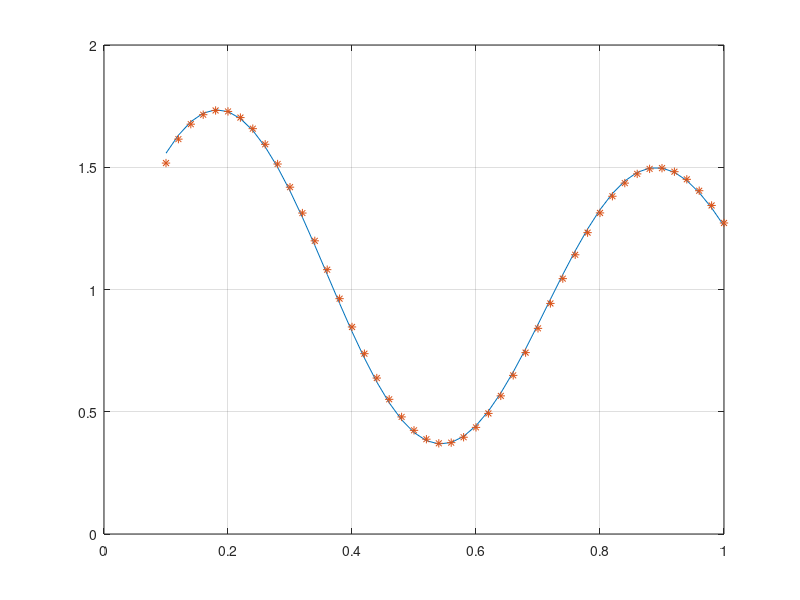

This chart was generated by the following MATLAB code:
clear all;
clc;
%2 lab.
x=0.1:1/50:1;
d=(1+0.6*sin(2*pi*x/0.7))+0.3*sin(2*pi*x)/2;
plot (x,d); grid on;
hold on;

%1 sluoksnis
w11=randn(1);
w21=randn(1);
w31=randn(1);
w41=randn(1);
w51=randn(1);

%2 sluoksnis
w12=randn(1);
w22=randn(1);
w32=randn(1);
w42=randn(1);
w52=randn(1);


b=randn(1);
b1=randn(1);
b2=randn(1);
b3=randn(1);
b4=randn(1);
b5=randn(1);

y=zeros(1,46);

e_all =8000;
while e_all~=0
for index=1:46
%isejimai
v11=w11*x(index)+b1;
y11=1/(1+exp(-v11));

v21=w21*x(index)+b2;
y21=1/(1+exp(-v21));

v31=w31*x(index)+b3;
y31=1/(1+exp(-v31));

v41=w41*x(index)+b4;
y41=1/(1+exp(-v41));

v51=w51*x(index)+b5;
y51=1/(1+exp(-v51));

y(index)=y11*w12+y21*w22+y31*w32+y41*w42+y51*w52+b;
%klaidos skaiciavimas
e(index)=d(index)-y(index);

%atnaujinimas
eta=0.15;
w12=w12+eta*e(index)*y11;
w22=w22+eta*e(index)*y21;
w32=w32+eta*e(index)*y31;
w42=w42+eta*e(index)*y41;
w52=w52+eta*e(index)*y51;
b=b+eta*e(index)*1;

delta1=y11*(1-y11)*e(index)*w12;
delta2=y21*(1-y21)*e(index)*w22;
delta3=y31*(1-y31)*e(index)*w32;
delta4=y41*(1-y41)*e(index)*w42;
delta5=y51*(1-y51)*e(index)*w52;

w11=w11*eta*delta1*x(index);
w21=w21*eta*delta2*x(index);
w31=w31*eta*delta3*x(index);
w41=w41*eta*delta4*x(index);
w51=w51*eta*delta5*x(index);

b1=b1+eta*delta1;
b2=b2+eta*delta2;
b3=b3+eta*delta3;
b4=b4+eta*delta4;
b5=b5+eta*delta5;


v11=w11*x(index)+b1;
y11=1/(1+exp(-v11));

v21=w21*x(index)+b2;
y21=1/(1+exp(-v21));

v31=w31*x(index)+b3;
y31=1/(1+exp(-v31));

v41=w41*x(index)+b4;
y41=1/(1+exp(-v41));

v51=w51*x(index)+b5;
y51=1/(1+exp(-v51));

yf(index)=y11*w12+y21*w22+y31*w32+y41*w42+y51*w52+b;

end
e_all = e_all - 1;
end




plot(x,yf,'*')







